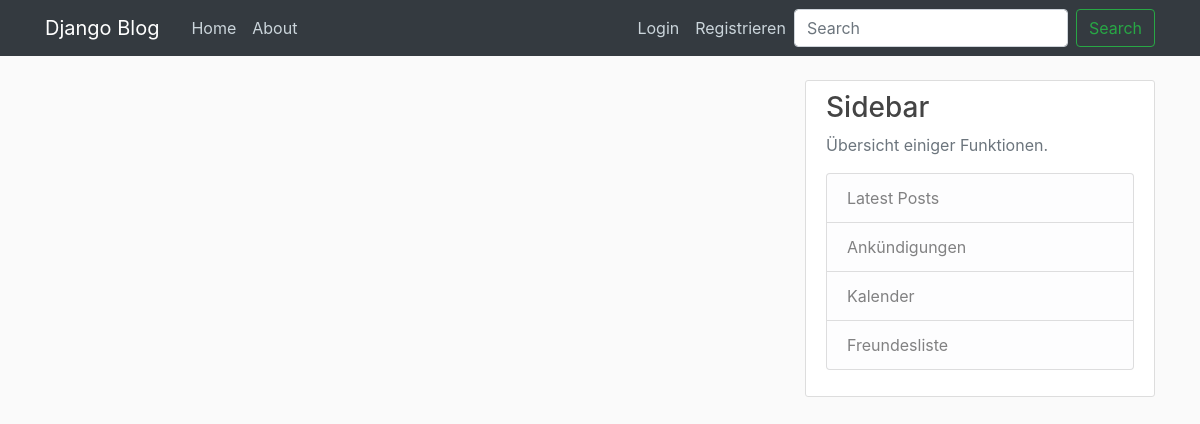
The app's page /, older data.
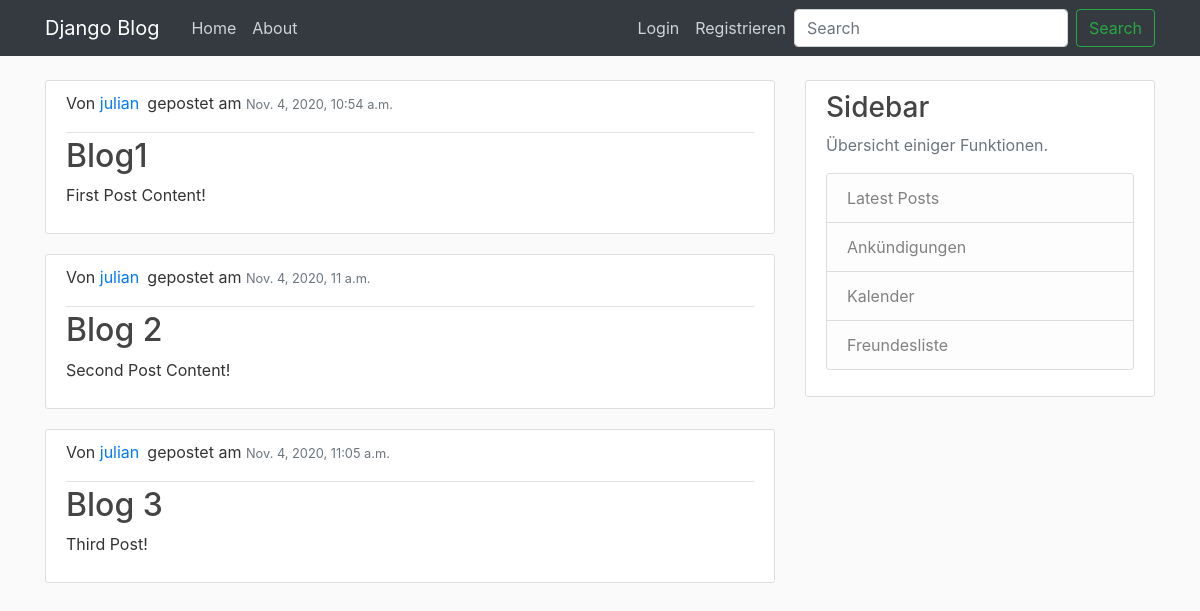
The same page, newer data.
### blog/models.py (models this page shows, shortened)
class Post(models.Model):
    title = models.CharField(max_length=100)
    content = models.TextField()
    date_posted = models.DateTimeField(default=timezone.now)
    author = models.ForeignKey(User, on_delete=models.CASCADE)

### blog/views.py (the view)
# urls.py: path('', views.home, name='blog-home'),
def home(request):
    context = {"posts": Post.objects.all()}
    return render(request, "blog/home.html", context)

### blog/templates/blog/home.html
{% extends "blog/base.html" %}
{% block content %}
    {% for post in posts %}
        <article class="media content-section">
            <div class="media-body">
            <div class="article-metadata">
                <p>Von <a class="mr-2" href="#">{{ post.author }}</a>gepostet am <small class="text-muted">{{ post.date_posted }}</small></p>
            </div>
            <h2><a class="article-title" href="#">{{ post.title }}</a></h2>
            <p class="article-content">{{ post.content }}</p>
            </div>
        </article>
    {% endfor %}
{% endblock content %}

### blog/templates/blog/base.html (shortened to what this page needs)
{% load static %}
<!DOCTYPE html>
<html lang="en">
<head>
    <link rel="stylesheet" href="https://maxcdn.bootstrapcdn.com/bootstrap/4.0.0/css/bootstrap.min.css">
    <link rel="stylesheet" href="{%static 'blog/main.css' %}">
</head>
<body>
    <header class="site-header">
        <nav class="navbar navbar-expand-md navbar-dark bg-dark fixed-top">
        <div class="container">
            <a class="navbar-brand mr-4" href="{% url 'blog-home' %}">Django Blog</a>
            <div class="collapse navbar-collapse" id="navbarToggle">
            <div class="navbar-nav mr-auto">
                <a class="nav-item nav-link" href="{% url 'blog-home' %}">Home</a>
                <a class="nav-item nav-link" href="{% url 'blog-about' %}">About</a>
            </div>
            <div class="navbar-nav">
                <a class="nav-item nav-link" href="#">Login</a>
                <a class="nav-item nav-link" href="{% url 'blog-register' %}">Registrieren</a>
            </div>
            <form class="form-inline my-2 my-lg-0">
                <input class="form-control mr-sm-2" type="search" placeholder="Search" aria-label="Search">
                <button class="btn btn-outline-success my-2 my-sm-0" type="submit">Search</button>
            </form>
            </div>
        </div>
        </nav>
    </header>
<main role="main" class="container">
    <div class="row">
      <div class="col-md-8">
      {% block content %}{% endblock %}
      </div>
      <div class="col-md-4">
        <div class="content-section">
          <h3>Sidebar</h3>
          <p class='text-muted'>Übersicht einiger Funktionen.
            <ul class="list-group">
              <li class="list-group-item list-group-item-light">Latest Posts</li>
              <li class="list-group-item list-group-item-light">Ankündigungen</li>
              <li class="list-group-item list-group-item-light">Kalender</li>
              <li class="list-group-item list-group-item-light">Freundesliste</li>
            </ul>
          </p>
        </div>
      </div>
    </div>
  </main>
</body>
</html>

### blog/static/blog/main.css (style rules this page uses)
body { background: #fafafa; color: #333333; margin-top: 5rem; }
h1, h2, h3, h4, h5, h6 { color: #444444; }
ul { margin: 0; }
.site-header .navbar-nav .nav-link { color: #cbd5db; }
.content-section { background: #ffffff; padding: 10px 20px; border: 1px solid #dddddd; border-radius: 3px; margin-bottom: 20px; }
.article-title { color: #444444; }
.article-content { white-space: pre-line; }
.article-metadata { padding-bottom: 1px; margin-bottom: 4px; border-bottom: 1px solid #e3e3e3 }

Row changes from the older to the newer data that the page shows:
added Post: author "julian", date_posted "Nov. 4, 2020, 10:54 a.m.", title "Blog1", content "First Post Content!"
added Post: author "julian", date_posted "Nov. 4, 2020, 11 a.m.", title "Blog 2", content "Second Post Content!"
added Post: author "julian", date_posted "Nov. 4, 2020, 11:05 a.m.", title "Blog 3", content "Third Post!"
